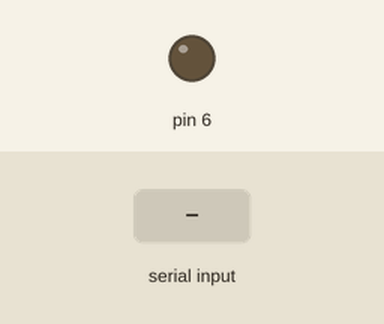
The sketch below on a simulated Arduino Uno, built with avr-gcc and run on an emulated ATmega328P. On the bench: output pins drawn as LEDs (lit = HIGH). The test bench sets the inputs (shaded band).

Above: at 1.2 s.
1.3 s: "1" received over Serial
At 2.5 s:
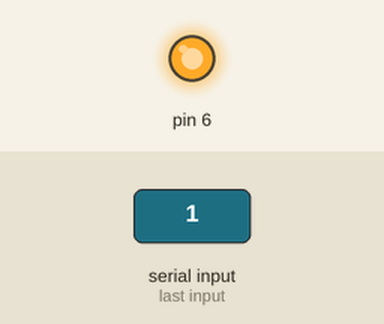
2.8 s: "0" received over Serial
At 3.8 s:
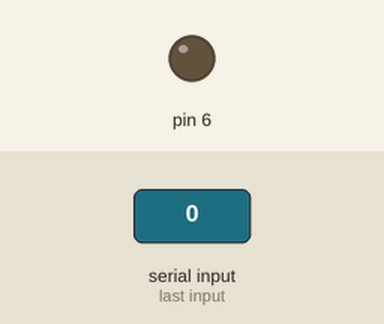
Timing chart, 0 to 5.8 s (numbered marks = the images above; inputs shaded):
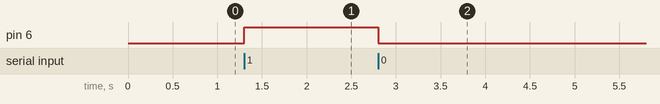

Measured:
- after the input at 1.3 s, pin 6: LOW → HIGH at once
- after the input at 2.8 s, pin 6: HIGH → LOW at once

The sketch:

blue.ino
```cpp
void setup() {
  pinMode(6,OUTPUT);
  Serial.begin(9600);
}

void loop() {
  if(Serial.available()>0)
  {
    digitalWrite(6,Serial.read()=='1'? 1:0);
  }
}
```
